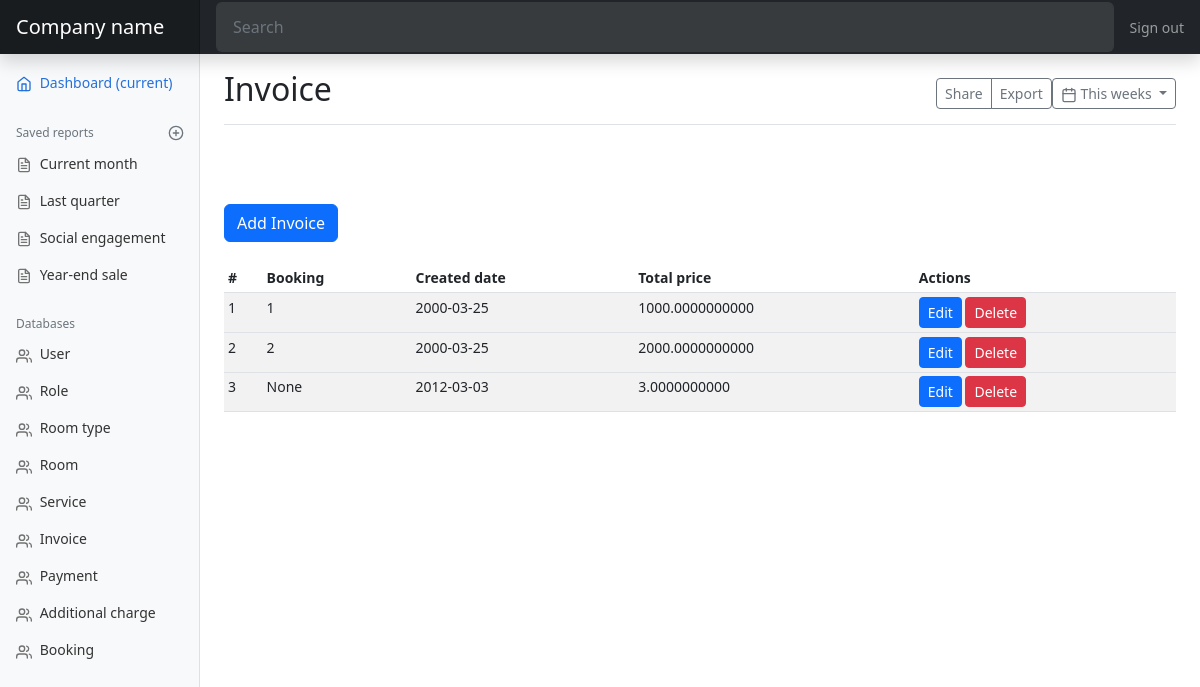
Screenshot of /invoice with the database file from the repository.
### models.py (models this page shows, shortened)
class Invoice(db.Model):
    id = db.Column(db.Integer, primary_key=True)
    booking_id = db.Column(db.Integer, db.ForeignKey('booking.id'))
    booking = db.relationship('Booking', backref=db.backref('invoice', lazy=True))
    created_date = db.Column(db.Date)
    total_price = db.Column(db.DECIMAL)

class Booking(db.Model):
    id = db.Column(db.Integer, primary_key=True)
    customer_first_name = db.Column(db.String(50))
    customer_last_name = db.Column(db.String(50))
    age = db.Column(db.Integer)
    sex = db.Column(db.Enum(Sex))
    email = db.Column(db.String(50))
    phone = db.Column(db.String(50))
    is_regioner = db.Column(db.Boolean)
    created_date = db.Column(db.Date)
    checkin_date = db.Column(db.Date)
    checkout_date = db.Column(db.Date)
    total_price = db.Column(db.Float)
    user_id = db.Column(db.Integer, db.ForeignKey('user.id'))
    user = db.relationship('User', backref=db.backref('booking', lazy=True))
    room_id = db.Column(db.Integer, db.ForeignKey('room.id'))
    room = db.relationship('Room', backref=db.backref('booking', lazy=True))
    customer_id = db.Column(db.Integer, db.ForeignKey('customer.id'))
    customer = db.relationship('Customer', backref=db.backref('booking', lazy=True))
    status = db.Column(db.Enum(BookingStatus))
    def __str__(self) -> str:
        return str(self.id)

### views.py (the view)
@app.route('/invoice')
def invoice_page():
    invoices = models.Invoice.query.all()
    return render_template('mdInvoice.html', invoices=invoices)

### templates/mdInvoice.html
{% extends 'index.html' %}
{% block title %}Invoice{% endblock %}
{% block content %}
<a href="{{ url_for('add_invoice') }}" class="btn btn-primary" tabindex="-1" role="button">Add Invoice</a>
<br/>
<br/>
<div class="table-responsive">
  <table class="table table-striped table-sm">
    <thead>
      <tr>
        <th>#</th>
        <th>Booking</th>
        <th>Created date</th>
        <th>Total price</th>
        <th>Actions</th>
      </tr>
    </thead>
    <tbody>
      {% for invoice in invoices %}
      <tr>
        <td>{{ invoice.id }}</td>
        <td>{{ invoice.booking }}</td>
        <td>{{ invoice.created_date }}</td>
        <td>{{ invoice.total_price }}</td>
        <td>
          <a href="{{ url_for('edit_invoice', invoice_id=invoice.id) }}" class="btn btn-primary btn-sm">Edit</a>
          <a href="{{ url_for('delete_invoice', invoice_id=invoice.id) }}" class="btn btn-danger btn-sm">Delete</a>
        </td>
      <tr>
        {% endfor %}
    </tbody>
  </table>
</div>
{% endblock %}

### static/dashboard.css (style rules this page uses)
body { font-size: .875rem; }

### rows the page displays
Invoice: id "1", booking "1", created_date "2000-03-25", total_price "1000.0000000000"
Invoice: id "2", booking "2", created_date "2000-03-25", total_price "2000.0000000000"
Invoice: id "3", booking "None", created_date "2012-03-03", total_price "3.0000000000"
